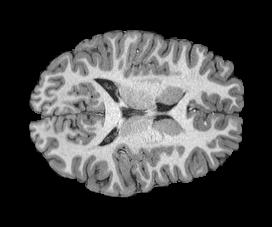
#> input picture lab6/T1.jpg, 272 x 227 px
$ jupyter execute lab6.ipynb
#> lines starting #> are read from the running program, lines starting #| are printed output that depends on the picture; long printed decimals are rounded
# Lab6

## Project 1 Transformation matrix
* –Design and implement the following transforms.
* 1.Translation along vertical direction
* 2.Rescale to size M/2,N/2
* 3.Rotation
* •flip along x axis or y axis
* •Rotate around the origin (pi/4)

[cell 1]
import cv2 as cv
import os
import math
import numpy as np
import matplotlib.pyplot as plt
plt.figure(figsize=(10, 10))

img_1 = cv.imread('T1.jpg')
#> img_1 is the input picture: shape (227, 272, 3); min 0, max 255, mean 69.5
img_1 = img_1[:,:,1]
#> img_1: shape (227, 272)
img_2 = cv.imread('T2.jpg')
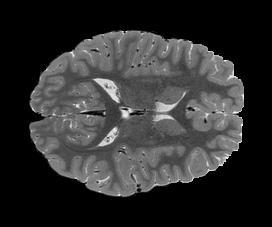
#> input picture lab6/T2.jpg, 272 x 227 px
#> img_2 is the input picture: shape (227, 272, 3); min 0, max 255, mean 47.6
img_2 = img_2[:,:,1]
#> img_2: shape (227, 272)
P, Q = img_1.shape[:2]
#> P = 227; Q = 272

plt.subplot(2,3,1)
plt.title("Origin Image")
plt.imshow(img_1,cmap='gray')

# 垂直方向平移 move_y:位移量
def translate_vertical(img, move_y):
    height, width = img.shape[:2]
    newImg = np.zeros_like(img)
    for i in range(height):
        if i >= move_y:
            newImg[i,:] = img[i - move_y,:]
    return newImg

Img_new_1 = translate_vertical(img_1,30)
#> after the loop in translate_vertical, `for i in range(height):`:
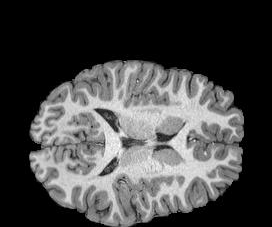
#> newImg: shape (227, 272); min 0, max 255, mean 69.5
plt.subplot(2,3,2)
plt.title("Translation Vertical Direction")
plt.imshow(Img_new_1,cmap='gray')

# 缩放,scale_x,scale_y:水平方向垂直方向缩放程度
def rescale(img, scale_x, scale_y):
    height, width = img.shape[:2]
    newImg = np.zeros_like(img)
    for i in range(height):
        for j in range(width):
            new_x = int(i * scale_x) + int(height * scale_x / 2)
            new_y = int(j * scale_y) + int(width * scale_y / 2)
            newImg[new_x,new_y] = img[i,j]
    return newImg

Img_new_2 = rescale(img_1, 0.5, 0.5)
#> after the loop in rescale, `for i in range(height):`:
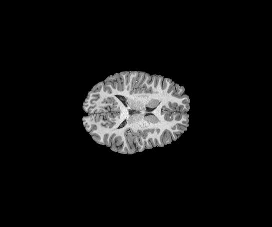
#> newImg: shape (227, 272); min 0, max 255, mean 17.4
plt.subplot(2,3,3)
plt.title("Rescale to size M/2,N/2")
plt.imshow(Img_new_2,cmap='gray')

# 绕原点旋转    angle为旋转的角度
def rotation(img, angle):
    height, width = img.shape[:2]
    newImg = np.zeros_like(img)
    diff_x = int(height/2* math.cos(angle) + width/2 * math.sin(angle)) - int(height / 2)
    diff_y = int(height/2 * -math.sin(angle) + width/2 * math.cos(angle)) - int(width / 2)
    for i in range(height):
        for j in range(width):
            new_x = int(i * math.cos(angle) + j * math.sin(angle)) - diff_x
            new_y = int(i * -math.sin(angle) + j * math.cos(angle)) - diff_y
            if(new_x >= height or new_x < 1 or new_y >= width or new_y < 1):
                continue
            newImg[new_x,new_y] = img[i,j]

    return newImg

Img_new_3 = rotation(img_1, np.pi/4)
#> after the loop in rotation, `for i in range(height):`:
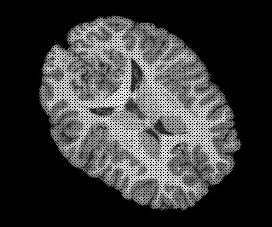
#> newImg: shape (227, 272); min 0, max 255, mean 57.2
plt.subplot(2,3,4)
plt.title("Rotate around the origin (pi/4)")
plt.imshow(Img_new_3,cmap='gray')

# 绕x轴翻转
def overturn_x(img):
    height, width = img.shape[:2]
    newImg = np.copy(img)
    for i in range(height):
        newImg[i,:] = img[height - 1 - i,:]
    return newImg

# 绕y轴翻转
def overturn_y(img):
    height, width = img.shape[:2]
    newImg = np.copy(img)
    for i in range(width):
        newImg[:,i] = img[:,width - 1 - i]
    return newImg


Img_new_4 = overturn_x(img_1)
#> after the loop in overturn_x, `for i in range(height):`:
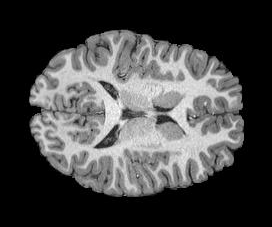
#> newImg: shape (227, 272); min 0, max 255, mean 69.5
plt.subplot(2,3,5)
plt.title("flip along x axis")
plt.imshow(Img_new_4,cmap='gray')

Img_new_5 = overturn_y(img_1)
#> after the loop in overturn_y, `for i in range(width):`:
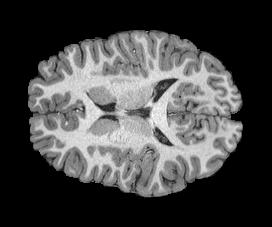
#> newImg: shape (227, 272); min 0, max 255, mean 69.5
plt.subplot(2,3,6)
plt.title("flip along y axis")
plt.imshow(Img_new_5,cmap='gray')

## Design composite transformations above.
### 1.Rigid 2.Affine

[cell 2]
import cv2 as cv
import os
import math
import numpy as np
import matplotlib.pyplot as plt
plt.figure(figsize=(10, 10))

img_1 = cv.imread('T1.jpg')
img_1 = img_1[:,:,1]
P, Q = img_1.shape[:2]

plt.subplot(2,3,1)
plt.title("Origin Image")
plt.imshow(img_1,cmap='gray')

x_trans_1 = 20
scale_1_x = 0.5
scale_1_y = 0.5
angle1 = np.pi / 4

mat_translation_1 = np.array([[1,0,x_trans_1],[0,1,0],[0,0,1]])
mat_translation_2 = np.array([[1,0,-int(P/2)],[0,1,-int(Q/2)],[0,0,1]])
#> mat_translation_2 = [[1, 0, -113], [0, 1, -136], [0, 0, 1]]
mat_translation_3 = np.array([[1,0,int(P/2)],[0,1,int(Q/2)],[0,0,1]])
#> mat_translation_3 = [[1, 0, 113], [0, 1, 136], [0, 0, 1]]
mat_rescale = np.array([[scale_1_x,0,0],[0,scale_1_y,0],[0,0,1]])
mat_flip = np.array([[-1,0,P],[0,1,0],[0,0,1]])

# 可以先将原点平移到旋转中心，然后按照原点旋转，最后再平移回坐标原点
mat_rotate = np.array([[math.cos(angle1),-math.sin(angle1),0],[math.sin(angle1),math.cos(angle1),0],[0,0,1]])
mat_rotate = np.dot(mat_translation_3,mat_rotate)
mat_rotate = np.dot(mat_rotate,mat_translation_2)

# 刚体变换，垂直方向平移后绕图中心旋转45°的组合变换
mat_transform_rigid = np.dot(mat_rotate,mat_translation_1)
# 仿射变换，垂直方向平移后缩放，最后绕y轴翻转
mat_transform_affine = np.dot(mat_flip,mat_rotate)
mat_transform_affine = np.dot(mat_transform_affine,mat_rescale)
mat_transform_affine = np.dot(mat_transform_affine,mat_translation_1)

# 将最终的变换矩阵应用到数据中
def transform(img, mat_trans):
    height, width = img.shape[:2]
    newImg = np.zeros_like(img)
    for i in range(height):
        for j in range(width):
            mat_ij = np.array([[i],[j],[1]])
            mat_new = np.dot(mat_trans,mat_ij)
            new_x = int(mat_new[0])
            new_y = int(mat_new[1])
            if(new_x >= height or new_x < 1 or new_y >= width or new_y < 1):
                continue
            newImg[new_x,new_y] = img[i,j]
    return newImg


img_rigid = transform(img_1,mat_transform_rigid)
#> after the loop in transform, `for i in range(height):`:
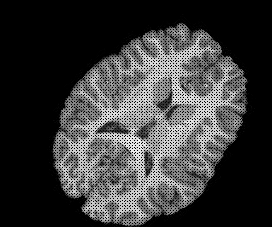
#> newImg: shape (227, 272); min 0, max 255, mean 57.6
img_affine = transform(img_1,mat_transform_affine)
#> after the loop in transform (call 2), `for i in range(height):`:
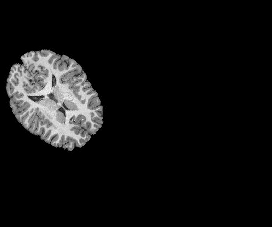
#> newImg: shape (227, 272); min 0, max 255, mean 17.4

plt.subplot(2,3,2)
plt.title("Rigid")
plt.imshow(img_rigid,cmap='gray')

plt.subplot(2,3,3)
plt.title("Affine")
plt.imshow(img_affine,cmap='gray')


cv.imwrite('one.png',img_rigid)
#> Out = True

# Project 2  Registration pipeline application
* Use the landmark-based registration method to register the affine transformed image of project1 to the original T1w image
* Try intensity-based registration

#### 这部分使用了matlab中的功能registrationEstimator
#### 配准过程中，使用SURF配准试验结果如下:

#### SURF配准图像后的结果如图所示:

#### 配准过程中，使用Monomodal(Intensity配准)配准试验结果如下:

#### Monomodal(Intensity配准)配准图像后的结果如图所示:

# Project 3 Similarity index
* Calculate the similarity between transformed image of project 2 with the original T1w image(CC MI)
* Change the T1w image to T2w image of the same person and calculate index again
* Compare the results with library function

[cell 3]
import cv2 as cv
import os
import math
import numpy as np
import sklearn.metrics as skm
import matplotlib.pyplot as plt
plt.figure(figsize=(10, 10))

img_1 = cv.imread('T1.jpg')
img_1 = img_1[:,:,1]
P, Q = img_1.shape[:2]

# 计算相关系数
def calculate_CC(img1,img2):

    ave_1 = np.mean(img1)
    ave_2 = np.mean(img2)
    height, width = img1.shape[:2]
    c1 = 0
    for i in range(height):
        for j in range(width):
            c1 = c1 + (img1[i,j]-ave_1) * (img2[i,j]-ave_2)
    c2 = 0
    for i in range(height):
        for j in range(width):
            c2 = c2 + (img1[i,j]-ave_1)**2
    c3 = 0
    for i in range(height):
        for j in range(width):
            c3 = c3 + (img2[i,j]-ave_2)**2

    cc = c1 / (np.sqrt(c2)*np.sqrt(c3))

    return cc

# 计算互信息
def calculate_MI(x, y):
    size = x.shape[-1]
    P_x = np.histogram(x, 256, (0, 255))[0] / size
    P_y = np.histogram(y, 256, (0, 255))[0] / size
    H_x = - np.sum(P_x * np.log(P_x + 1e-8))
    H_y = - np.sum(P_y * np.log(P_y + 1e-8))

    H_xy = np.histogram2d(x, y, 256, [[0, 255], [0, 255]])[0]
    H_xy /= (1.0 * size)
    H_xy = - np.sum(H_xy * np.log(H_xy + 1e-8))

    r = H_x + H_y - H_xy
    return r

# CC(变换图像和T1w)
cc_1 = calculate_CC(img_1,img_rigid)
#> in calculate_CC, `ave_1 = np.mean(img1)`: ave_1 = 69.51
#> in calculate_CC, `ave_2 = np.mean(img2)`: ave_2 = 57.59
#> after the loop in calculate_CC, `for i in range(height):`: c1 = 221525031.7
#> after the loop in calculate_CC, `for i in range(height):`: c2 = 410506216.8
#> after the loop in calculate_CC, `for i in range(height):`: c3 = 382453302.5
#> in calculate_CC, `cc = c1 / (np.sqrt(c2)*np.sqrt(c3))`: cc = 0.559
#> cc_1 = 0.559
print("Correlation coefficient of T1w and img_rigid: %f" % cc_1)
#| Correlation coefficient of T1w and img_rigid: 0.5591

# CC_library(变换图像和T1w)
img_rigid_2 = img_rigid.reshape(img_rigid.size, order='C')
img_1_2 = img_1.reshape(img_1.size,order='C')
print("Correlation coefficient(library) of T1w and img_rigid: %f" % np.corrcoef(img_1_2, img_rigid_2)[0, 1])
#| Correlation coefficient(library) of T1w and img_rigid: 0.5591

x = np.reshape(img_1,-1)
y = np.reshape(img_rigid, -1)

# Mutual Information(变换图像和T1w)
IM_1_1 = calculate_MI(x,y)
#> in calculate_MI, `P_x = np.histogram(x, 256, (0, 255))[0] / size`: P_x = 256 values, max 0.519 at index 0, min 0 at index 251, mean 0.00391
#> in calculate_MI, `P_y = np.histogram(y, 256, (0, 255))[0] / size`: P_y = 256 values, max 0.603 at index 0, min 0 at index 251, mean 0.00391
#> in calculate_MI, `H_x = - np.sum(P_x * np.log(P_x + 1e-8))`: H_x = 3.17
#> in calculate_MI, `H_y = - np.sum(P_y * np.log(P_y + 1e-8))`: H_y = 2.72
#> in calculate_MI, `H_xy = np.histogram2d(x, y, 256, [[0, 255], [0, 255]])[0]`:
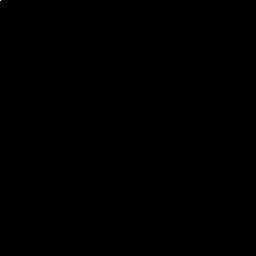
#> H_xy: shape (256, 256) float64; min 0, max 27884, mean 0.9; drawn with min black and max white
#> in calculate_MI, `H_xy = - np.sum(H_xy * np.log(H_xy + 1e-8))`: H_xy = 5.4
#> in calculate_MI, `r = H_x + H_y - H_xy`: r = 0.493
#> IM_1_1 = 0.493
print("MI of T1w and img_rigid: %f" % IM_1_1)
#| MI of T1w and img_rigid: 0.4931
# Mutual Information library(变换图像和T1w)
IM_1_2 = skm.mutual_info_score(x, y)
#> IM_1_2 = 0.493
print("MI(library) of T1w and img_rigid: %f\n" % IM_1_2)
#| MI(library) of T1w and img_rigid: 0.493

# CC(变换图像和T2w)
cc_2 = calculate_CC(img_2,img_rigid)
#> cc_2 = 0.508
print("Correlation coefficient of T2w and img_rigid: %f" % cc_2)
#| Correlation coefficient of T2w and img_rigid: 0.5078

# CC_library(变换图像和T2w)
img_2_2 = img_2.reshape(img_2.size,order='C')
print("Correlation coefficient(library) of T2w and img_rigid: %f" % np.corrcoef(img_2_2, img_rigid_2)[0, 1])
#| Correlation coefficient(library) of T2w and img_rigid: 0.5078

x = np.reshape(img_2,-1)
y = np.reshape(img_rigid, -1)

# Mutual Information(变换图像和T2w)
IM_2_1 = calculate_MI(x,y)
#> in calculate_MI (call 2), `H_xy /= (1.0 * size)`: H_xy: shape (256, 256) float64; min 0, max 0.448, mean 1.53e-05
#> IM_2_1 = 0.441
print("MI of T2w and img_rigid: %f" % IM_2_1)
#| MI of T2w and img_rigid: 0.4407
# Mutual Information library(变换图像和T2w)
IM_2_2 = skm.mutual_info_score(x, y)
#> IM_2_2 = 0.441
print("MI(library) of T2w and img_rigid: %f\n" % IM_2_2)
#| MI(library) of T2w and img_rigid: 0.4405
